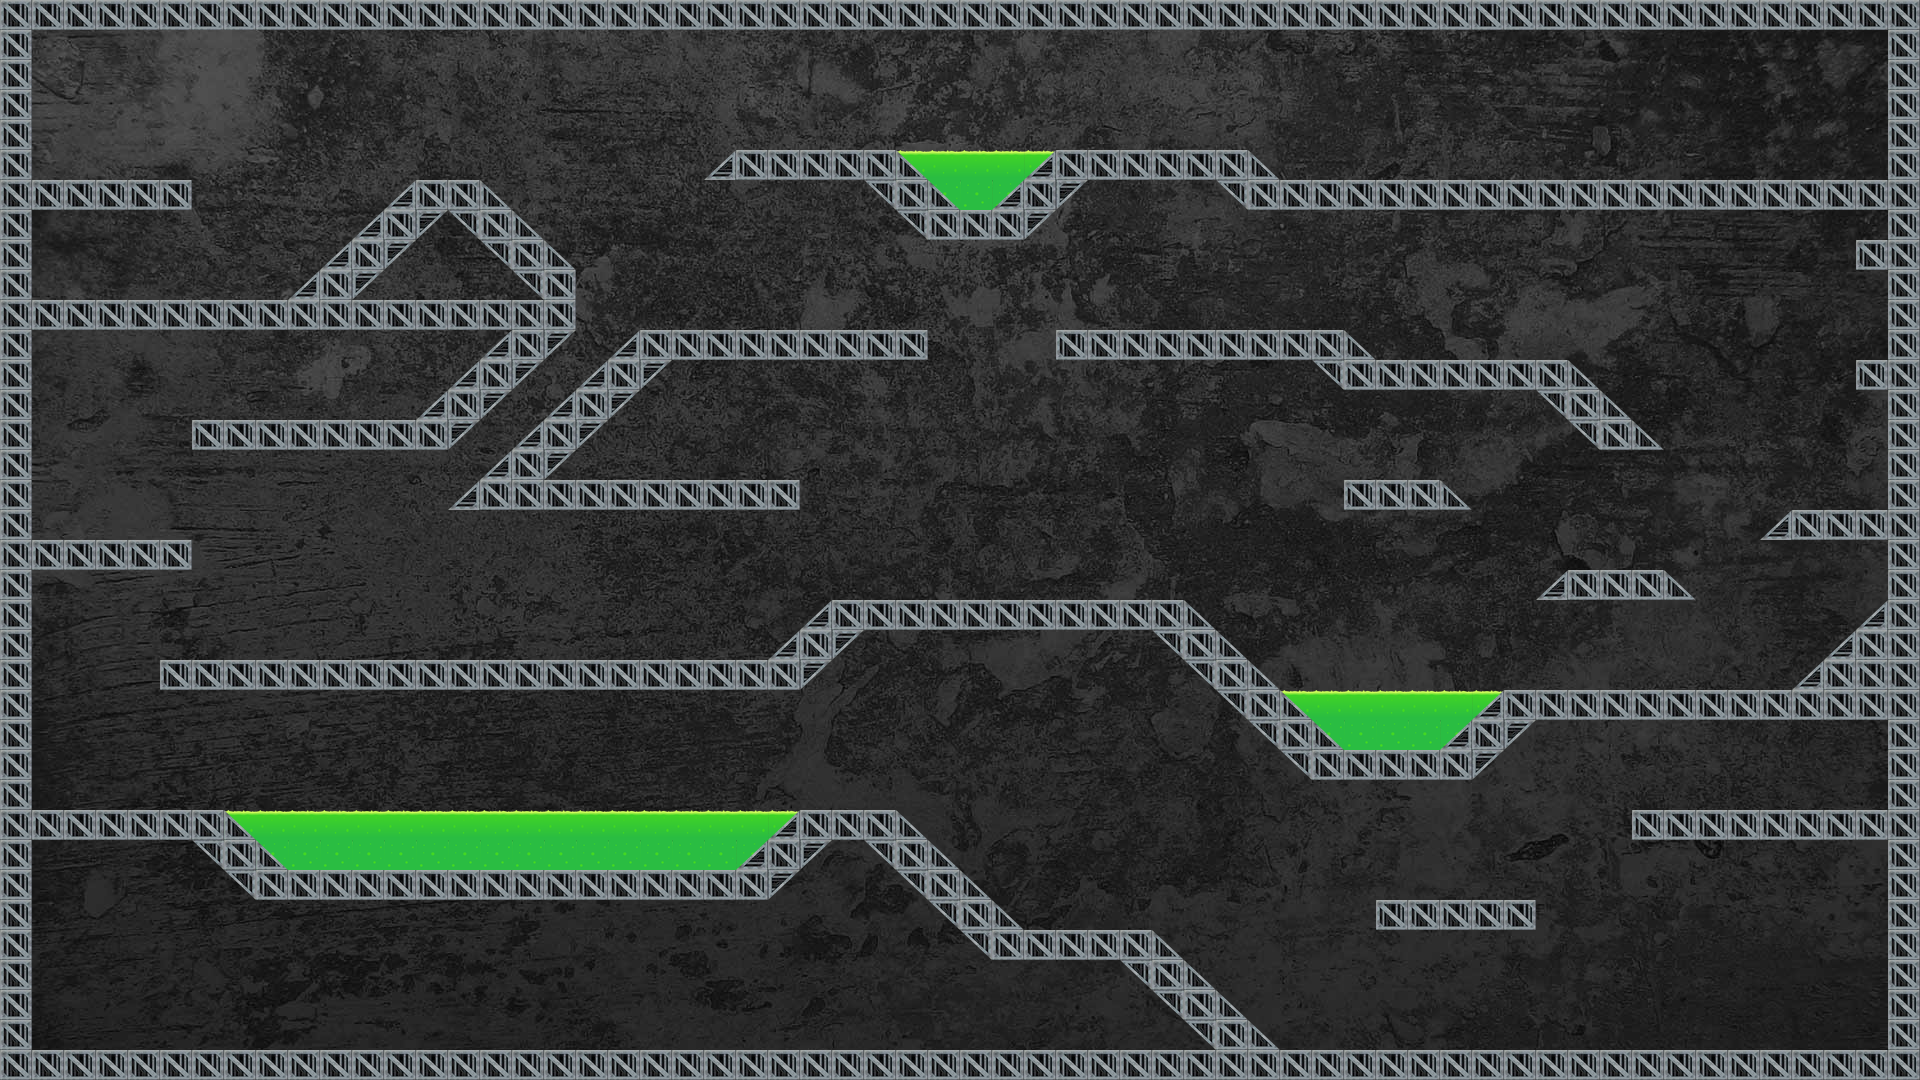

This game map was drawn from its Tiled (.tmx) file and the tilesets committed beside it. A one-line description and the trimmed map source follow:
An orthogonal 60x36 tile map with 32x30 px tiles, 2 tile layers (Graphics - Acid, Graphics - Ground), 6 tilesets, 1 image layer and 52 objects.

<map version="1.0" tiledversion="1.1.5" orientation="orthogonal" renderorder="right-down" width="60" height="36" tilewidth="32" tileheight="30" infinite="0" nextobjectid="236">
 <tileset firstgid="1" source="GroundQuad.tsx" />
 <tileset firstgid="2" source="GroundMiddleQuad.tsx" />
 <tileset firstgid="3" source="GroundInvertedTriangle.tsx" />
 <tileset firstgid="4" source="GroundTriangle.tsx" />
 <tileset firstgid="5" source="Acid.tsx" />
 <tileset firstgid="7" source="floor.tsx" />
 <imagelayer name="Background">
  <image source="background.jpg" width="1920" height="1080" />
 </imagelayer>
 <layer name="Graphics - Acid" width="60" height="36">
  <data>[2160 cells, 58 non-empty, 3 distinct tile ids]</data>
 </layer>
 <layer name="Graphics - Ground" width="60" height="36">
  <data>[2160 cells, 526 non-empty, 3 distinct tile ids]</data>
 </layer>
 <objectgroup name="Ground">
  <object id="32" x="0" y="0">
   <polygon points="0,0 0,30 1920,30 1920,0 0,0" />
  </object>
  <object id="33" x="0" y="30">
   <polygon points="0,0 0,1020 32,1020 32,0 0,0" />
  </object>
  <object id="42" x="1888" y="1050">
   <polygon points="0,0 32,0 32,-1020 0,-1020 0,0" />
  </object>
  <object id="64" x="160" y="660">
   <polygon points="0,0 0,30 608,30 608,0 0,0" />
  </object>
  <object id="65" x="32" y="810">
   <polygon points="0,0 0,30 160,30 160,0 0,0" />
  </object>
  <object id="68" x="288" y="870">
   <polygon points="0,0 448,0 448,30 0,30 0,0" />
  </object>
  <object id="72" x="1376" y="900">
   <polygon points="0,0 0,30 160,30 160,0 0,0" />
  </object>
  <object id="76" x="1632" y="810">
   <polygon points="0,0 256,0 256,30 0,30 0,0" />
  </object>
  <object id="77" x="32" y="540">
   <polygon points="0,0 160,0 160,30 0,30 0,0" />
  </object>
  <object id="82" x="32" y="300">
   <polygon points="0,0 256,0 256,30 0,30 0,0" />
  </object>
  <object id="83" x="32" y="180">
   <polygon points="0,0 160,0 160,30 0,30 0,0" />
  </object>
  <object id="86" x="1088" y="150">
   <polygon points="0,0 0,30 128,30 128,0 0,0" />
  </object>
  <object id="96" x="1280" y="180">
   <polygon points="0,0 608,0 608,30 0,30 0,0" />
  </object>
  <object id="101" x="480" y="480">
   <polygon points="0,0 160,-150 192,-150 192,-120 64,0 0,0" />
  </object>
  <object id="114" x="1344" y="750">
   <polygon points="0,0 96,0 96,30 0,30 0,0" />
  </object>
  <object id="117" x="1536" y="690">
   <polygon points="0,0 256,0 256,30 0,30 0,0" />
  </object>
  <object id="118" x="1792" y="690">
   <polygon points="0,0 96,-90 96,30 0,30 0,0" />
  </object>
  <object id="121" x="480" y="480">
   <polygon points="0,0 -32,30 320,30 320,0 0,0" />
  </object>
  <object id="122" x="1056" y="330">
   <polygon points="0,0 256,0 256,30 0,30 0,0" />
  </object>
  <object id="124" x="1376" y="360">
   <polygon points="0,0 160,0 160,30 0,30 0,0" />
  </object>
  <object id="127" x="1344" y="480">
   <polygon points="0,0 0,30 128,30 96,0 0,0" />
  </object>
  <object id="128" x="1536" y="600">
   <polygon points="0,0 32,-30 128,-30 160,0 0,0" />
  </object>
  <object id="129" x="1760" y="540">
   <polygon points="0,0 32,-30 128,-30 128,0 0,0" />
  </object>
  <object id="131" x="864" y="600">
   <polygon points="0,0 288,0 288,30 0,30 0,0" />
  </object>
  <object id="142" x="1856" y="240">
   <polygon points="0,0 32,0 32,30 0,30 0,0" />
  </object>
  <object id="143" x="1856" y="360">
   <polygon points="0,0 32,0 32,30 0,30 0,0" />
  </object>
  <object id="148" x="192" y="420">
   <polygon points="0,0 224,0 224,30 0,30 0,0" />
  </object>
  <object id="149" x="416" y="420">
   <polygon points="0,0 96,-90 160,-90 32,30 0,30 0,0" />
  </object>
  <object id="150" x="672" y="330">
   <polygon points="0,0 0,30 256,30 256,0 0,0" />
  </object>
  <object id="152" x="704" y="180">
   <polygon points="0,0 32,-30 192,-30 224,0 0,0" />
  </object>
  <object id="154" x="992" y="210">
   <polygon points="0,0 64,-60 96,-60 96,-30 32,30 0,30 0,0" />
  </object>
  <object id="179" x="864" y="180">
   <polygon points="0,0 64,60 96,60 96,30 64,0 0,0" />
  </object>
  <object id="180" x="960" y="210">
   <polygon points="0,0 32,0 32,30 0,30 0,0" />
  </object>
  <object id="188" x="0" y="1050">
   <polygon points="0,0 1920,0 1920,30 0,30 0,0" />
  </object>
  <object id="204" x="960" y="930">
   <polygon points="0,0 160,0 160,30 32,30 0,0" />
  </object>
  <object id="205" x="832" y="810">
   <polygon points="0,0 32,0 32,30 0,30 0,0" />
  </object>
  <object id="206" x="288" y="300">
   <polygon points="0,0 288,0 288,30 0,30 0,0" />
  </object>
  <object id="207" x="736" y="870">
   <polygon points="0,0 64,-60 96,-60 96,-30 32,30 0,30 0,0" />
  </object>
  <object id="208" x="864" y="810">
   <polygon points="0,0 32,0 160,120 96,120 0,30 0,0" />
  </object>
  <object id="210" x="288" y="900">
   <polygon points="0,0 -32,0 -96,-60 -96,-90 -64,-90 0,-30 0,0" />
  </object>
  <object id="211" x="1344" y="750">
   <polygon points="0,0 -160,-150 -192,-150 -192,-120 -32,30 0,30 0,0" />
  </object>
  <object id="212" x="1440" y="750">
   <polygon points="0,0 64,-60 96,-60 96,-30 32,30 0,30 0,0" />
  </object>
  <object id="213" x="1600" y="450">
   <polygon points="0,0 -64,-60 -64,-90 -32,-90 64,0 0,0" />
  </object>
  <object id="214" x="1312" y="330">
   <polygon points="0,0 32,0 64,30 64,60 32,60 0,30 0,0" />
  </object>
  <object id="215" x="576" y="300">
   <polygon points="0,0 0,-30 -96,-120 -128,-120 -128,-90 -32,0 0,0" />
  </object>
  <object id="216" x="288" y="300">
   <polygon points="0,0 128,-120 160,-120 160,-90 64,0 0,0" />
  </object>
  <object id="217" x="1216" y="150">
   <polygon points="0,0 32,0 64,30 64,60 32,60 0,30 0,0" />
  </object>
  <object id="228" x="768" y="660">
   <polygon points="0,0 64,-60 96,-60 96,-30 32,30 0,30 0,0" />
  </object>
  <object id="235" x="1280" y="1050">
   <polygon points="0,0 -128,-120 -160,-120 -160,-90 -64,0 0,0" />
  </object>
 </objectgroup>
 <objectgroup name="Acid">
  <object id="133" x="224" y="810">
   <polygon points="0,0 64,60 512,60 576,0 0,0" />
  </object>
  <object id="134" x="1280" y="690">
   <polygon points="0,0 224,0 160,60 64,60 0,0" />
  </object>
  <object id="155" x="896" y="150">
   <polygon points="0,0 160,0 96,60 64,60 0,0" />
  </object>
 </objectgroup>
</map>